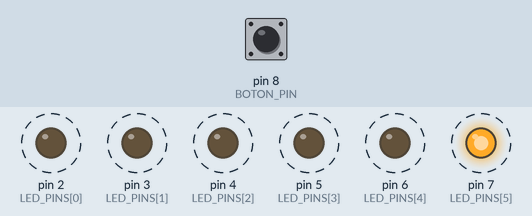
Recording of a sketch running on a simulated Arduino Uno, built with avr-gcc and run on an emulated ATmega328P. Shown: output pins drawn as LEDs (lit = HIGH). Dashed ring = blinking. The test bench sets the inputs (shaded band); at power-on: pin 8 (BOTON_PIN) LOW. Random numbers use the default seed unless the sketch sets one.

Above: at 2.6 s.
2.7 s: pin 8 (BOTON_PIN) pulled HIGH for 1.1 s
At 4.0 s:
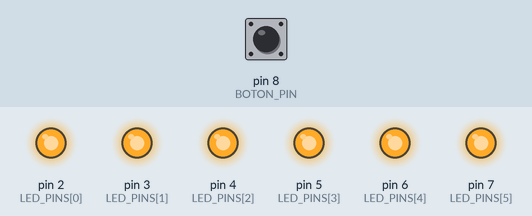
6.2 s: pin 8 (BOTON_PIN) pulled HIGH for 1.1 s
At 7.95 s:
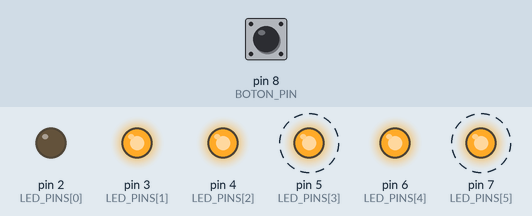
9.7 s: pin 8 (BOTON_PIN) pulled HIGH for 3.2 s
At 9.77 s:
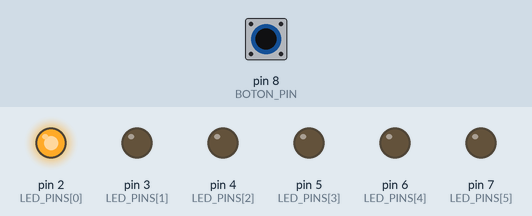
Timing chart, 0 to 20.4 s (numbered marks = the images above; inputs shaded):
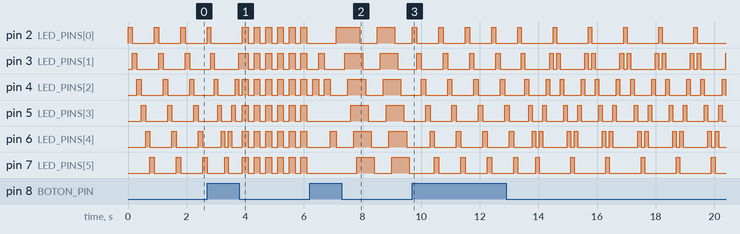

The sketch:

APE2.ino
```cpp
const int LED_PINS[] = {2, 3, 4, 5, 6, 7};
const int BOTON_PIN = 8;
const int TOTAL_LEDS = 6;

int patronActual = 0;
int ultimoEstadoSwitch = LOW;
unsigned long ultimoTiempoCambio = 0;
const unsigned long debounceDelay = 80;

void setup() {
  for (int i = 0; i < TOTAL_LEDS; i++) {
    pinMode(LED_PINS[i], OUTPUT);
    digitalWrite(LED_PINS[i], LOW);
  }

  pinMode(BOTON_PIN, INPUT);
  randomSeed(analogRead(A0));
}

void loop() {
  leerSwitch();

  switch (patronActual) {
    case 0:
      patronSecuencia();
      break;
    case 1:
      patronPersecucion();
      break;
    case 2:
      patronParpadeo();
      break;
    case 3:
      patronAleatorio();
      break;
    case 4:
      patronOnda();
      break;
  }
}

void leerSwitch() {
  int estadoActual = digitalRead(BOTON_PIN);

  if (estadoActual != ultimoEstadoSwitch) {
    if (millis() - ultimoTiempoCambio > debounceDelay) {
      patronActual++;
      if (patronActual > 4) {
        patronActual = 0;
      }
      apagarTodos();
      ultimoTiempoCambio = millis();
    }
  }

  ultimoEstadoSwitch = estadoActual;
}

void apagarTodos() {
  for (int i = 0; i < TOTAL_LEDS; i++) {
    digitalWrite(LED_PINS[i], LOW);
  }
}

void patronSecuencia() {
  for (int i = 0; i < TOTAL_LEDS; i++) {
    digitalWrite(LED_PINS[i], HIGH);
    delay(150);
    digitalWrite(LED_PINS[i], LOW);
  }
}

void patronPersecucion() {
  for (int i = 0; i < TOTAL_LEDS; i++) {
    apagarTodos();
    digitalWrite(LED_PINS[i], HIGH);
    delay(120);
  }

  for (int i = TOTAL_LEDS - 2; i > 0; i--) {
    apagarTodos();
    digitalWrite(LED_PINS[i], HIGH);
    delay(120);
  }
}

void patronParpadeo() {
  for (int j = 0; j < 3; j++) {
    for (int i = 0; i < TOTAL_LEDS; i++) {
      digitalWrite(LED_PINS[i], HIGH);
    }
    delay(200);

    for (int i = 0; i < TOTAL_LEDS; i++) {
      digitalWrite(LED_PINS[i], LOW);
    }
    delay(200);
  }
}

void patronAleatorio() {
  apagarTodos();
  int led = random(0, TOTAL_LEDS);
  digitalWrite(LED_PINS[led], HIGH);
  delay(200);
  digitalWrite(LED_PINS[led], LOW);
}

void patronOnda() {
  for (int i = 0; i < TOTAL_LEDS; i++) {
    digitalWrite(LED_PINS[i], HIGH);
    delay(100);
  }

  for (int i = 0; i < TOTAL_LEDS; i++) {
    digitalWrite(LED_PINS[i], LOW);
    delay(100);
  }
}
```

Measured:
- by itself, pin 3 (LED_PINS[1]): repeats every 1.2 s: HIGH 0.12 s, LOW 0.12 s, HIGH 0.12 s, LOW 0.84 s
- by itself, pin 4 (LED_PINS[2]): repeats every 1.2 s: HIGH 0.12 s, LOW 0.60 s, HIGH 0.12 s, LOW 0.36 s
- by itself, pin 5 (LED_PINS[3]): repeats every 1.2 s: HIGH 0.12 s, LOW 0.36 s, HIGH 0.12 s, LOW 0.60 s
